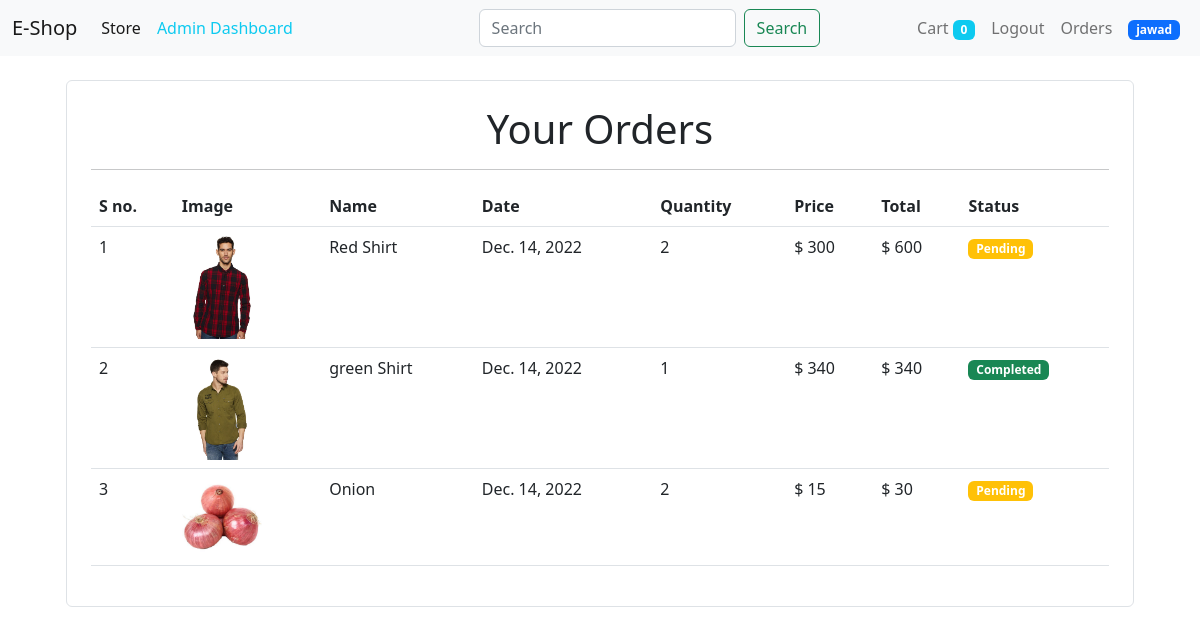
The app's page /orders/ (signed in) with its own data.
### store/models.py (models this page shows, shortened)
class Orders(models.Model):
    product = models.ForeignKey(Product,on_delete=models.CASCADE)
    customer = models.ForeignKey(User,on_delete=models.CASCADE)
    quantity = models.IntegerField(default=1)
    price = models.IntegerField()
    adress = models.CharField(max_length=50,default='',blank=True)
    phone = models.CharField(max_length=50,default='',blank=True)
    date = models.DateField(default=datetime.today)
    status = models.BooleanField(default=False)

class Product(models.Model):
    name = models.CharField(max_length=30)
    price = models.IntegerField(default=0)
    category = models.ForeignKey(Category, on_delete=models.CASCADE, default=1)
    description = models.CharField(max_length=200, default='')
    image = models.ImageField(upload_to='uploads/products/')

### store/views.py (the view)
# urls.py: path('orders/', views.view_orders, name='orders'),
@login_required
def view_orders(request):
    order_list = Orders.objects.filter(customer=(request.user)).order_by('-date')
    return render(request, 'store/orders.html', {'orders': order_list})

### store/templatetags/currency_symbol.py (called while the page is built)
@register.filter(name = 'currency')
def currency(number):
    return "$ "+str(number)

@register.filter(name = 'multiply')
def total_price(price, quantity):
    return price * quantity

### store/templates/store/orders.html
{% extends 'store/base.html' %}
{% load cart %}
{% load currency_symbol %}
{% block content %}
<div class="container">
    <div class="border rounded p-4 m-4">
        <div class='display-6 text-center'>Your Orders</div>
        <hr>
        <table class="table">
            <thead>
                <tr>
                    <th>S no.</th>
                    <th>Image</th>
                    <th>Name</th>
                    <th>Date</th>
                    <th>Quantity</th>
                    <th>Price</th>
                    <th>Total</th>
                    <th>Status</th>
                </tr>
            </thead>
            <tbody>
                {% for order in orders %}
                <tr>
                    <td scope="row">{{forloop.counter}}</td>
                    <td><img src="{{order.product.image.url}}" alt="" style="width: 80px;"></td>
                    <td>{{order.product.name}}</td>
                    <td>{{order.date}}</td>
                    <td>{{order.quantity}}</td>
                    <td>{{order.price|currency}}</td>
                    <td>{{order.price|multiply:order.quantity|currency}}</td>
                    {% if order.status %}
                    <td><small class="badge bg-success">Completed</small></td>
                    {%else%}
                    <td><small class="badge bg-warning">Pending</small></td>
                    {% endif %}
                </tr>
                {% endfor %}
            </tbody>
        </table>
    </div>
</div>
{% endblock content %}

### store/templates/store/base.html (shortened to what this page needs)
<!DOCTYPE html>
{% load static %}
<html>
<head>
    <link rel="stylesheet" href="{% static '/css/all.min.css' %}">
    <link rel="stylesheet" href="{% static 'css/bootstrap.min.css' %}">
</head>
<body>
    <nav class="navbar navbar-expand-lg bg-light">
        <div class="container-fluid">
            <a class="navbar-brand" href="/">E-Shop</a>
            <div class="collapse navbar-collapse" id="navbarSupportedContent">
                <ul class="navbar-nav me-auto mb-2 mb-lg-0">
                    <li class="nav-item">
                        <a class="nav-link active" aria-current="page" href="/">Store</a>
                    </li>
                    <li class="nav-item">
                        <a class="nav-link text text-info" aria-current="page" href="/admin/">Admin Dashboard</a>
                    </li>
                </ul>
                <form action="/" class="d-flex mx-auto" role="search" method="post">
                    <input class="form-control me-2" type="search" placeholder="Search" aria-label="Search"
                        name="search">
                    <input class="btn btn-outline-success" type="submit" value="Search">
                </form>
                <ul class="navbar-nav mb-2 mb-lg-0">
                    <li class="nav-item">
                        <a class="nav-link" href="/cart">Cart <span
                                class="badge bg-info">{{request.session.cart.keys|length}}</span></a>
                    </li>
                    {% if request.user.is_authenticated %}
                    <li class="nav-item">
                        <a class="nav-link" href="/logout">Logout</a>
                    </li>
                    <li class="nav-item">
                        <a class="nav-link" href="/orders">Orders</a>
                    </li>
                    <li class="nav-item">
                        <a class="nav-link" href="/profile"><span
                                class="badge bg-primary">{{request.user.username}}</span></a>
                    </li>
                    {% endif %}
                </ul>
            </div>
        </div>
    </nav>
    {% block content %}
    {% endblock content%}
</body>
</html>

### records on screen
Orders: product.image (picture), product.name "Red Shirt", date "Dec. 14, 2022", quantity "2", price "$ 300", price|multiply "$ 600", status "Pending"
Orders: product.image (picture), product.name "green Shirt", date "Dec. 14, 2022", quantity "1", price "$ 340", price|multiply "$ 340", status "Completed"
Orders: product.image (picture), product.name "Onion", date "Dec. 14, 2022", quantity "2", price "$ 15", price|multiply "$ 30", status "Pending"

### other values on screen
{{ request.session.cart.keys|length }} "0"
{{ request.user.username }} "jawad"
